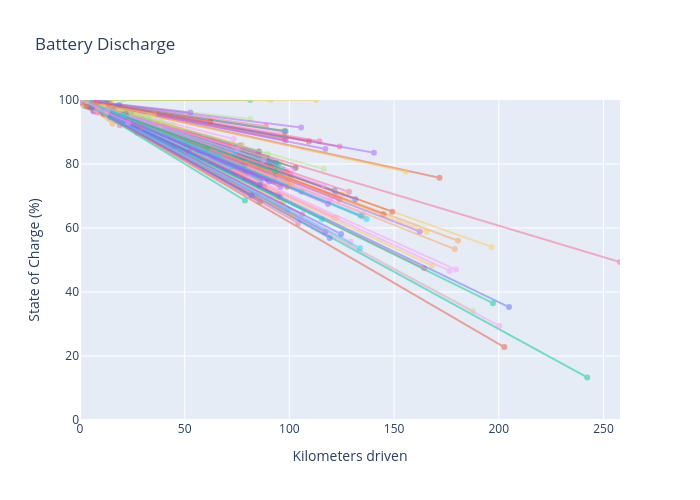

Here is the notebook cell this chart was saved with:
### Code cell
#######################################################
#visualiza delta_soc
trip_data_original['delta_soc'] = trip_data_original['end_soc'] - trip_data_original['soc']
trip_data_original['soc'] = 100
trip_data_original['end_soc'] = trip_data_original['soc'] + trip_data_original['delta_soc'] 



# Max km for x-axis scaling
max_km_driven = trip_data_original['km_driven'].max()

# --- Matplotlib version ---
fig, ax = plt.subplots(figsize=(7, 6))

for _, row in trip_data_original.iterrows():
    x_vals = [0, row['km_driven']]
    y_vals = [row['soc'], row['end_soc']]
    ax.plot(x_vals, y_vals, marker='o', alpha=0.6)

ax.set_title('Battery Discharge')
ax.set_xlabel('Kilometers driven')
ax.set_ylabel('State of Charge (%)')
ax.set_xlim(0, max_km_driven)
ax.set_ylim(0, 100)
ax.grid(True)

plt.tight_layout()
plt.show()


# --- Plotly version ---
colors = px.colors.qualitative.Plotly
fig = go.Figure()

for color_idx, (_, row) in enumerate(trip_data_original.reset_index().iterrows()):
    fig.add_trace(
        go.Scatter(
            x=[0, row['km_driven']],
            y=[row['soc'], row['end_soc']],
            mode='lines+markers',
            opacity=0.5,
            line=dict(color=colors[color_idx % len(colors)], width=2),
            marker=dict(size=6),
            name=f"Trip {row['index']}",
            hovertemplate=(
                f"Trip index: {row['index']}<br>"
                f"SOC start: {row['soc']}%<br>"
                f"SOC end: {row['end_soc']}%<br>"
                f"Km driven: {row['km_driven']} km<br>"
            )
        )
    )

fig.update_xaxes(title_text='Kilometers driven', range=[0, max_km_driven])
fig.update_yaxes(title_text='State of Charge (%)', range=[0, 100])

fig.update_layout(
    title="Battery Discharge",
    height=500,
    width=700,
    showlegend=False,
    hovermode='closest'
)

fig.show()
